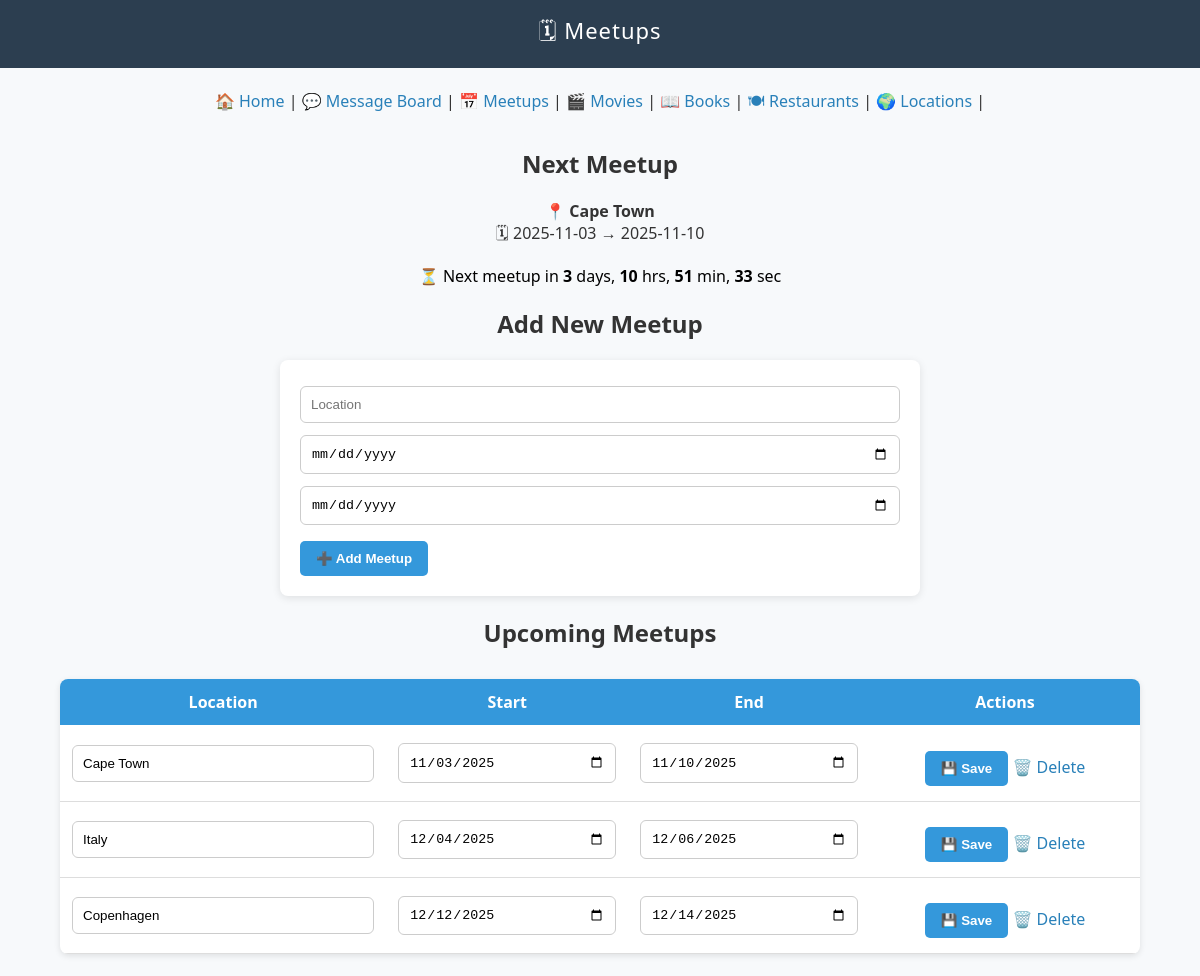
Before: /countdown (upper part) with the older database file.
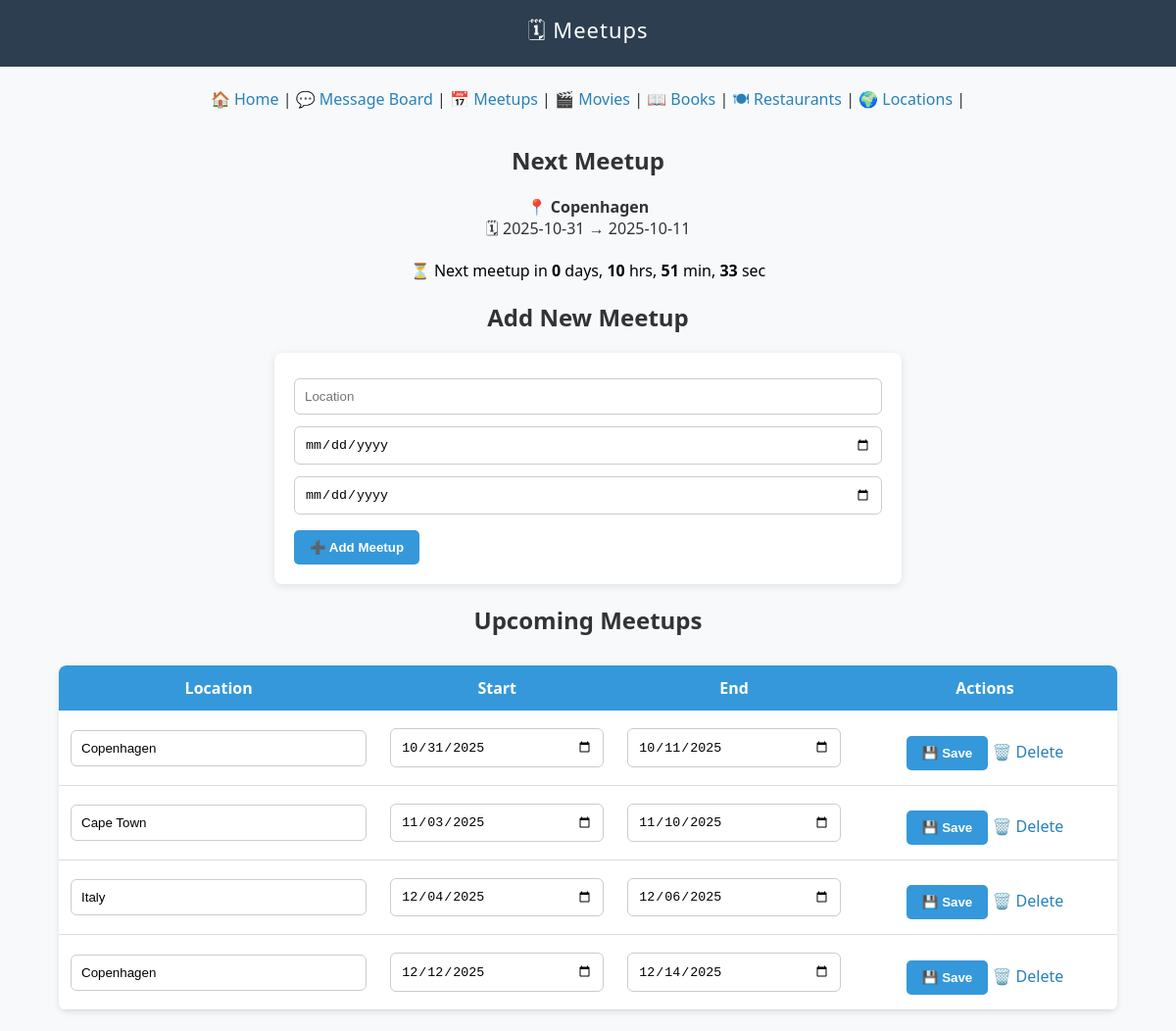
After: the same page with the newer database file.
### tables this page shows
CREATE TABLE meetings (
    id INTEGER PRIMARY KEY AUTOINCREMENT,
    location TEXT NOT NULL,
    start_date TEXT NOT NULL,
    end_date TEXT NOT NULL
);

### app.py (the view, shortened to what this page needs)
@app.route('/countdown', methods=['GET', 'POST'])
def countdown():
    conn = get_db_connection()
    meetings = conn.execute("SELECT * FROM meetings ORDER BY start_date ASC").fetchall()
    conn.close()
    today = datetime.now().date()
    next_meeting = None
    days_until = None
    upcoming = []
    past = []
    for m in meetings:
        start = datetime.strptime(m['start_date'], "%Y-%m-%d").date()
        if start >= today:
            next_meeting = m
            days_until = (start - today).days
            break
    for m in meetings:
        start_date = datetime.strptime(m["start_date"], "%Y-%m-%d").date()
        if start_date >= today:
            upcoming.append(m)
        else:
            past.append(m)
    return render_template('meetups.html', meetings=meetings, next_meeting=next_meeting, days_until=days_until, upcoming=upcoming, past=past, categories=CATEGORIES)

### app.py (called while the page is built)
def get_db_connection():
    conn = sqlite3.connect('data.db')
    conn.row_factory = sqlite3.Row
    return conn

### templates/meetups.html (shortened to what this page needs)
<!DOCTYPE html>
<html lang="en">
<head>
  <link rel="stylesheet" href="{{ url_for('static', filename='style.css') }}">
  <link href="https://cdnjs.cloudflare.com/ajax/libs/fullcalendar/6.1.10/index.global.min.css" rel="stylesheet">
</head>
<body>
<header>
  🗓 Meetups
</header>
<br>
<div class="category-links">
  <a href="/">🏠 Home</a>  |
  <a href="/messages">💬 Message Board</a>  |
  <a href="/countdown">📅 Meetups</a>  |
  {% for key, names in categories.items() %}
    {% if key != category_key %}
      <a href="/{{key}}">{{ names[0] }} {{ names[1] }}</a>  |
    {% endif %}
  {% endfor %}
</div>
{% if next_meeting %}
  <div style="text-align:center; margin-top:30px;">
    <h2>Next Meetup</h2>
    <p>
      📍 <b>{{ next_meeting['location'] }}</b><br>
      🗓 {{ next_meeting['start_date'] }} → {{ next_meeting['end_date'] }}
    </p>
    <div id="countdown-timer" style="font-size: 1.3em; color: #0066cc; margin-top: 10px;">
    </div>
  </div>
{% else %}
  <p style="text-align:center;">No upcoming meetups found.</p>
{% endif %}
<h2 style="text-align:center;">Add New Meetup</h2>
<form method="POST">
  <input type="text" name="location" placeholder="Location" required>
  <input type="date" name="start_date" required>
  <input type="date" name="end_date" required>
  <button type="submit">➕ Add Meetup</button>
</form>
<h2 style="text-align:center;">Upcoming Meetups</h2>
<table>
  <tr>
    <th>Location</th>
    <th>Start</th>
    <th>End</th>
    <th>Actions</th>
  </tr>
  {% for m in upcoming %}
  <tr>
    <form method="POST" action="/edit_meeting/{{ m['id'] }}">
      <td><input type="text" name="location" value="{{ m['location'] }}"></td>
      <td><input type="date" name="start_date" value="{{ m['start_date'] }}"></td>
      <td><input type="date" name="end_date" value="{{ m['end_date'] }}"></td>
      <td>
        <button type="submit">💾 Save</button>
        <a href="/delete_meeting/{{ m['id'] }}" class="button-link">🗑️ Delete</a>
      </td>
    </form>
  </tr>
  {% endfor %}
</table>
</body>
</html>

### static/style.css (style rules this page uses)
body { font-family: 'Segoe UI', Tahoma, Geneva, Verdana, sans-serif; background-color: #f7f9fb; color: #333; margin: 0; padding: 0; }
header { background-color: #2c3e50; color: white; padding: 15px; text-align: center; font-size: 22px; letter-spacing: 1px; }
a { color: #2980b9; text-decoration: none; }
form { margin: 20px auto; max-width: 600px; background-color: white; padding: 20px; border-radius: 8px; box-shadow: 0px 2px 8px rgba(0,0,0,0.1); }
input[type="text"], input[type="date"], input[type="password"], select { width: 100%; padding: 10px; margin: 6px 0; border-radius: 6px; border: 1px solid #ccc; box-sizing: border-box; }
button { background-color: #3498db; color: white; border: none; padding: 10px 16px; margin-top: 10px; border-radius: 5px; cursor: pointer; font-weight: bold; transition: background 0.3s ease; }
table { width: 90%; border-collapse: collapse; margin: 30px auto; background-color: white; border-radius: 8px; overflow: hidden; box-shadow: 0px 2px 6px rgba(0,0,0,0.1); }
th, td { padding: 12px; text-align: center; }
th { background-color: #3498db; color: white; }
td { border-bottom: 1px solid #ddd; }
.category-links { text-align: center; margin-bottom: 20px; }

Changed rows visible on the page:
added meetings: location "Copenhagen", start_date "2025-10-31", end_date "2025-10-11", start_date "10/31/2025", end_date "10/11/2025"
Other visible differences:
text written by a page script: "⏳ Next meetup in 3 days, 10 hrs, 51 min, 33 sec" → "⏳ Next meetup in 0 days, 10 hrs, 51 min, 33 sec"
{{ next_meeting['location'] }}: "Cape Town" → "Copenhagen"
{{ next_meeting['start_date'] }}: "2025-11-03" → "2025-10-31"
{{ next_meeting['end_date'] }}: "2025-11-10" → "2025-10-11"
